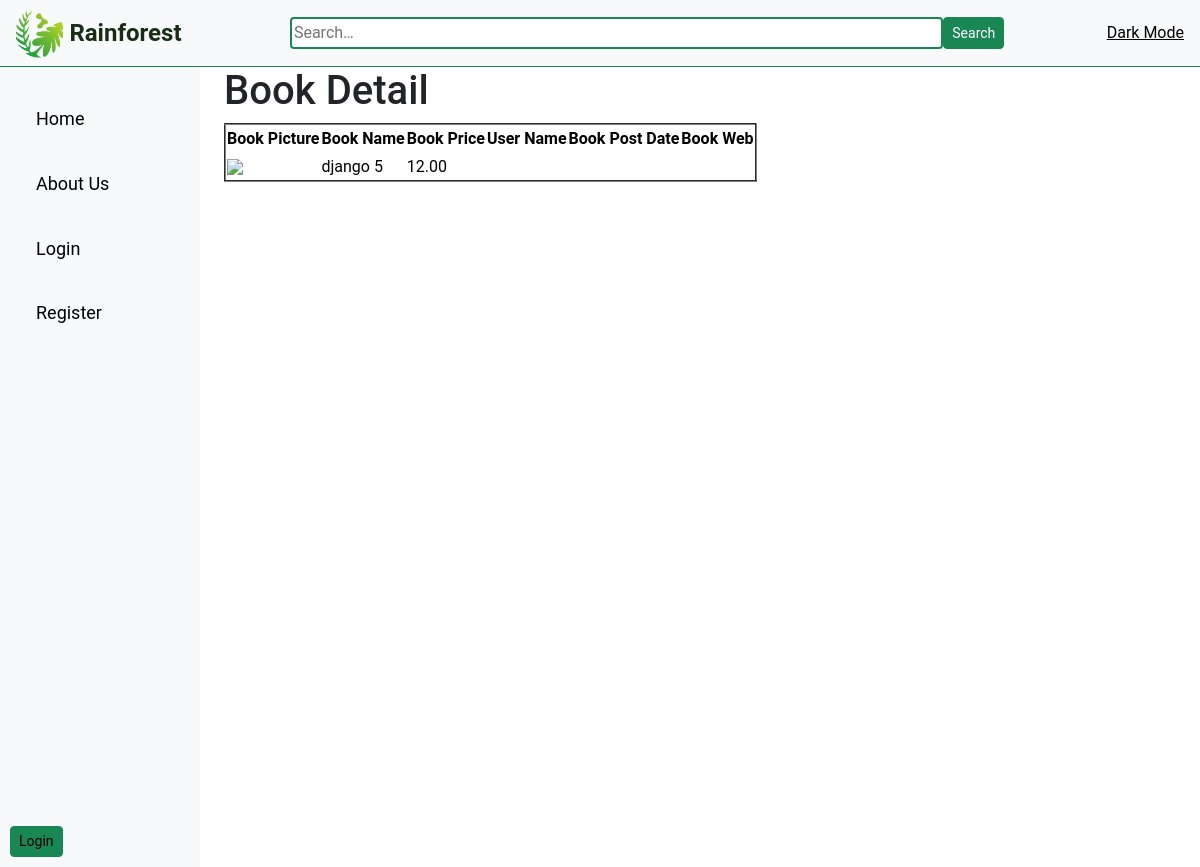
Before: /book/4/ with the older database file.
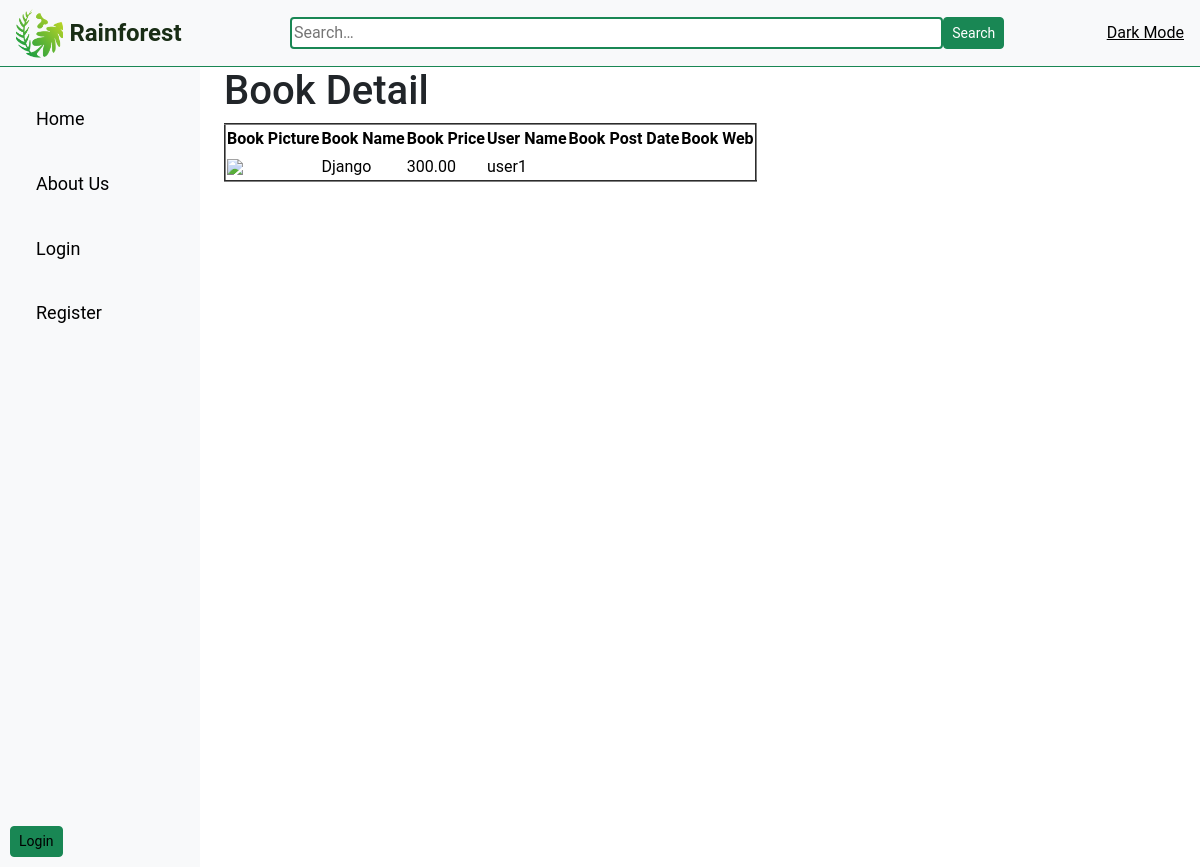
After: the same page with the newer database file.
### bookMng/models.py (models this page shows, shortened)
class Book(models.Model):
    name = models.CharField(max_length=200)
    author = models.CharField(max_length=200)
    price = models.DecimalField(max_digits=6, decimal_places=2)
    description = models.TextField()
    picture = models.ImageField(upload_to='book_images/', null=True, blank=True)
    username = models.ForeignKey(User, on_delete=models.CASCADE)

### bookMng/views.py (the view)
# urls.py: path('book/<int:book_id>/', views.book_detail, name='book_detail'),
def book_detail(request, book_id):
    book = Book.objects.get(id=book_id)
    book.pic_path = book.picture.url[14:]
    return render(request,
                  'bookMng/book_detail.html',
                  {
                      'item_list': MainMenu.objects.all(),
                      'book': book
                  })

### bookEx/templates/bookMng/book_detail.html (shortened to what this page needs)
{% extends "base.html" %}
{% load static %}
{% block content %}
    <h1>Book Detail</h1>
    <table border="2">
    <tr>
        <th>
            Book Picture
        </th>
        <th>
            Book Name
        </th>
        <th>
            Book Price
        </th>
        <th>
            User Name
        </th>
        <th>
            Book Post Date
        </th>
        <th>
            Book Web
        </th>
    </tr>
    <tr>
        <td>
            <img src="{%  static book.pic_path %}" width="100"/>
        </td>
        <td>
            {{ book.name }}
        </td>
        <td>
            {{ book.price }}
        </td>
        <td>
            {{ book.username }}
        </td>
        <td>
        </td>
        <td>
        </td>
    </tr>
</table>
{% endblock content %}

Changed rows visible on the page:
changed Book: name "django 5" → "Django"; price "12.00" → "300.00"; username (not shown) → "user1"
